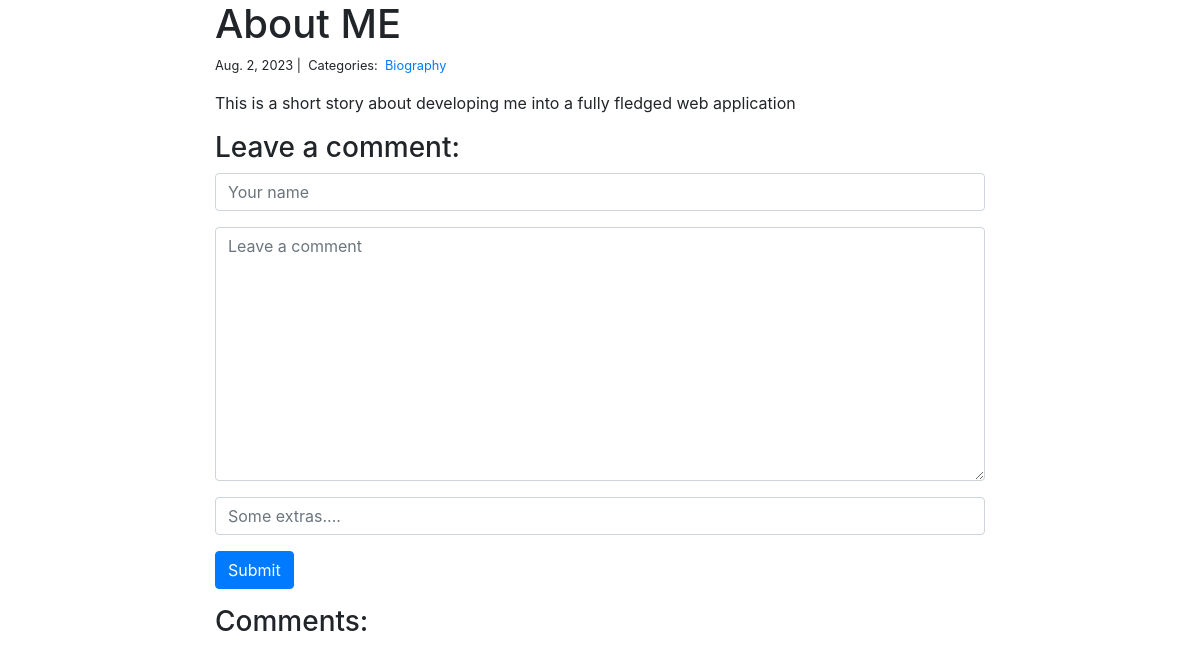
Page /blog/1/ on the committed database.
### blog/models.py (models this page shows, shortened)
class Post(models.Model):
    title = models.CharField(max_length=255)
    body = models.TextField()
    pub_date = models.DateTimeField(auto_now_add=True)
    last_mod = models.DateTimeField(auto_now=True)
    cat = models.ManyToManyField('Category', related_name='posts')

class Category(models.Model):
    name = models.CharField(max_length=20)

### blog/views.py (the view, shortened to what this page needs)
# urls.py: path('<int:pk>/', views.blog_detail, name='blog_detail'),
def blog_detail(request, pk):
    post = Post.objects.get(pk=pk)
    form = CommentForm()
    comments = Comment.objects.filter(post=post)
    context = {
        'post' : post,
        'comments' : comments,
        'form' : form,
    }
    return render(request, "blog_detail.html", context)

### blog/forms.py
class CommentForm(forms.Form):
    author = forms.CharField(
        max_length=60,
        widget=forms.TextInput(attrs={
            'class' : 'form-control',
            'placeholder' : 'Your name'
        })
    )
    body = forms.CharField(widget=forms.Textarea(
        attrs={
            'class' : 'form-control',
            'placeholder' : 'Leave a comment'
        }
    ))
    extra = forms.CharField(widget=forms.TextInput(attrs={
        'class' : 'form-control',
        'placeholder' : 'Some extras....'
    }))

### blog/templates/blog_detail.html (shortened to what this page needs)
{% extends "base.html" %}
{% block page_content %}
<div class="col-md-8 offset-md-2">
    <h1>{{ post.title }}</h1>
    <small>
        {{ post.pub_date.date }} |&nbsp;
        Categories:&nbsp;
        {% for category in post.cat.all %}
        <a href="{% url 'blog_category' category.name %}">
            {{ category.name }}
        </a>&nbsp;
        {% endfor %}
    </small>
    <p>{{ post.body | linebreaks }}</p>
    <h3>Leave a comment:</h3>
    <form action="/blog/{{ post.pk }}/" method="post">
        <div class="form-group">
            {{ form.author }}
        </div>
        <div class="form-group">
            {{ form.body }}
        </div>
        <div class="form-group">
            {{ form.extra }}
        </div>
        <button type="submit" class="btn btn-primary">Submit</button>
    </form>
    <h3>Comments:</h3>
</div>
{% endblock %}

### rows in the picture
Post: title "About ME", pub_date "Aug. 2, 2023", body "This is a short story about developing me into a fully fledged web application"
Category: name "Biography"
